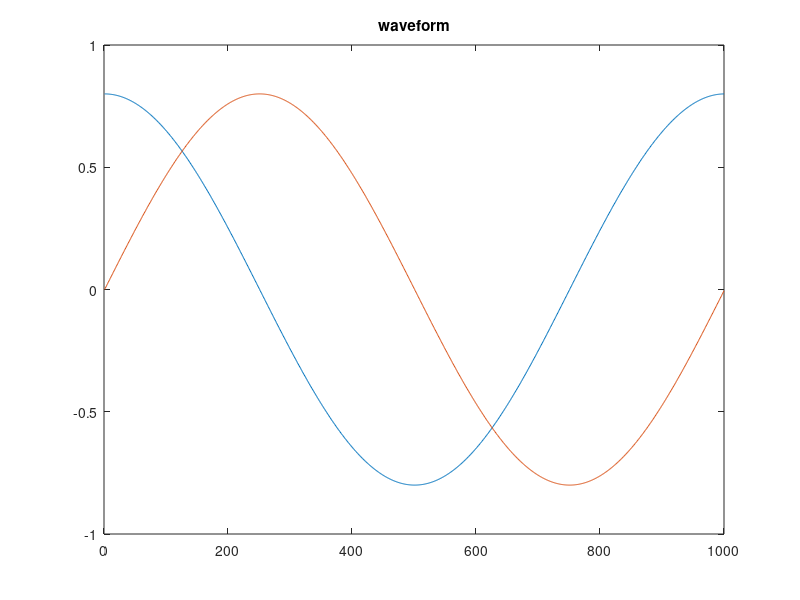

Recreate this plot in MATLAB. (Note: this script raises an error after producing the figure.)
close all;
clear all;
clc;

Fs = 122.88e6; % Sampling frequency
Fc = [122.88e3] ; % Cutoff frequency
Amp = [0.8]; % Amplitude

% Generate time vector
Length = 1000;
t = 0:1/Fs:(Length-1)/Fs;

% Generate complex signal
s = Amp(1)*exp(1j*2*pi*Fc(1)*t);

figure;
plot(real(s)); hold on
plot(imag(s)); title("waveform");

% Call the function to process the complex signal and save it to a file
convert_and_save_complex_signal(s, 'waveform.txt');

%% Helper functions
% Function convert_and_save_complex_signal
function convert_and_save_complex_signal(s, filename)
    ADC_BITS = 12;
    % convert this complex signal into fixed point with 16 bits, 1 integer bit
    % and 15 fraction bits, round it to the nearest integer, saturate it to
    % [-2^15, 2^15-1] range, scale it by 1
    s1 = fi(s, 1, ADC_BITS, (ADC_BITS-1), 'RoundingMethod', 'Round', 'OverflowAction', 'Saturate');
    s2 = s1 * 2^(ADC_BITS-1);
    % convert s2 into hex format considering complement format and save it into a file
    % one sample per line and the format is AAAA, BBBB, where A is the real part and B is the imaginary part
    fid = fopen(filename, 'w');
    for i = 1:length(s2)
        tmp_r = real(s2(i));
        if tmp_r < 0
            tmp_r = 2^ADC_BITS + tmp_r; 
        end

        tmp_i = imag(s2(i));
        if tmp_i < 0
            tmp_i = 2^ADC_BITS + tmp_i; 
        end
        fprintf(fid, '%04X%04X\n', tmp_r, tmp_i);
    end
    fclose(fid);
end
